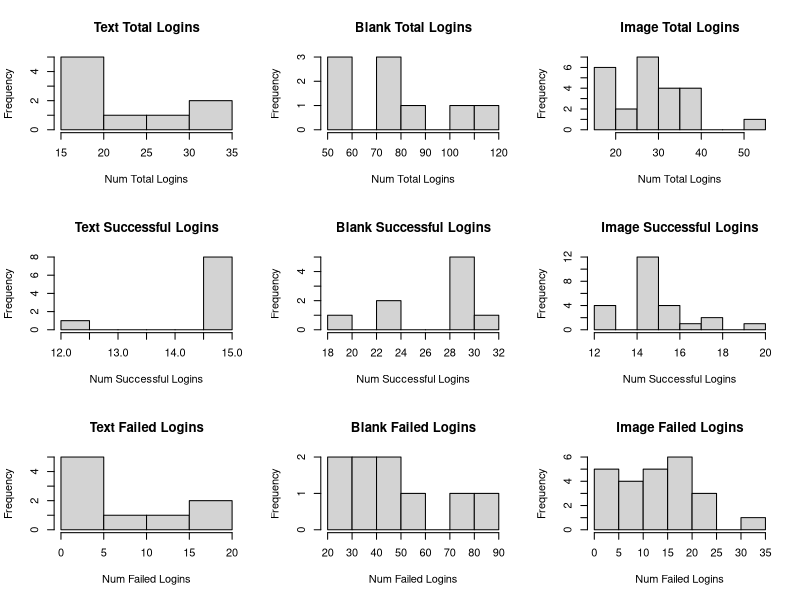
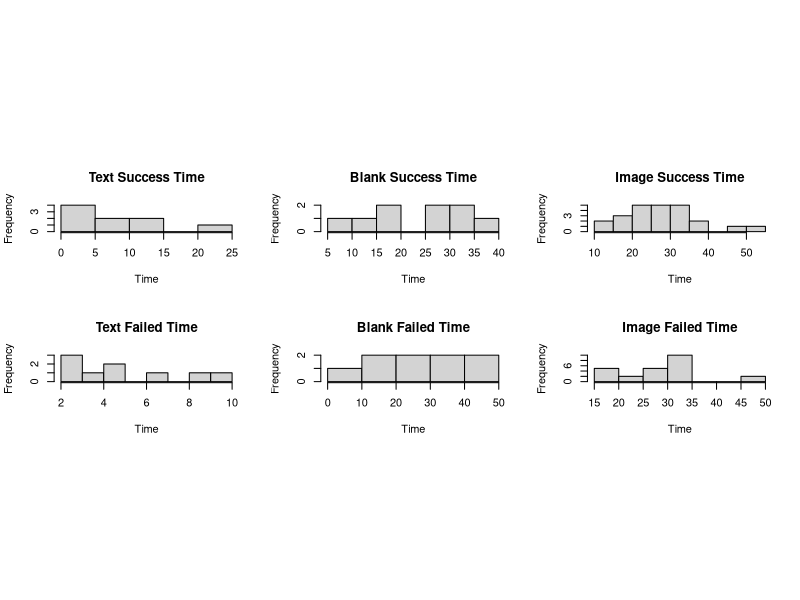
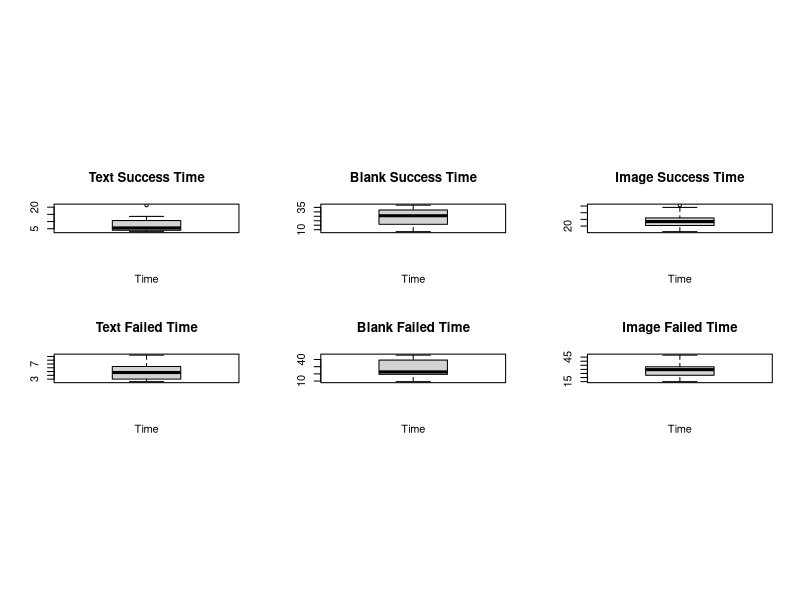

These charts were generated, in order, by the following R code:
# Read in the data
data = read.csv("./data/parsed_data.csv")

# Seperate data by scheme
schemes = unique(data$scheme)


# Blank list of values
listVars = c()

# For each scheme type
for (s in schemes)
{
  # LOGIN NUMBER PROCESSING
  
  # Calculate statistics for Total Logins
  listVars = append(listVars, mean(data$totalLogin[data$scheme == s]))
  listVars = append(listVars, sd(data$totalLogin[data$scheme == s]))
  listVars = append(listVars, median(data$totalLogin[data$scheme == s]))
  
  # Calculate statistics for Successful Logins
  listVars = append(listVars, mean(data$successLogin[data$scheme == s]))
  listVars = append(listVars, sd(data$successLogin[data$scheme == s]))
  listVars = append(listVars, median(data$successLogin[data$scheme == s]))
  
  # Calculate statistics for Failed Logins
  listVars = append(listVars, mean(data$failLogin[data$scheme == s]))
  listVars = append(listVars, sd(data$failLogin[data$scheme == s]))
  listVars = append(listVars, median(data$failLogin[data$scheme == s]))
  
  
  # LOGIN TIME PROCESSING
  
  # Calculate statistics for Successful Login Times
  listVars = append(listVars, mean(data$successTime[data$scheme == s]))
  listVars = append(listVars, sd(data$successTime[data$scheme == s]))
  listVars = append(listVars, median(data$successTime[data$scheme == s]))
  
  # Calculate statistics for Failed Login Times
  listVars = append(listVars, mean(data$failTime[data$scheme == s]))
  listVars = append(listVars, sd(data$failTime[data$scheme == s]))
  listVars = append(listVars, median(data$failTime[data$scheme == s]))

} # END OF SCHEME LOOP

# Create the matrix
matrixVars = matrix(listVars, nrow = length(schemes), ncol = 15, byrow = TRUE)

# Name the matrix rows and columns
dimnames(matrixVars) = list(as.character(schemes), c("meanTotal","sdTotal","medianTotal","meanSuccess","sdSuccess","medianSuccess","meanFail","sdFail","medianFail","meanSuccessTime","sdSuccessTime","medianSuccessTime","meanFailTime","sdFailTime","medianFailTime"))

write.csv(matrixVars, file="./data/stats.csv")



# Now let's do the GRAPHS!!!!!!!!!!!
pdf(file="./data/all_graphs.pdf", paper="letter", height=10)

# Make Graphs for Total Logins
par(mfrow=c(3,length(schemes)))
for (s in schemes)
{
  hist(data$totalLogin[data$scheme == s], main=paste(as.character(s), "Total Logins"), xlab="Num Total Logins")
}

# Make Graphs for Successful Logins
for (s in schemes)
{
  hist(data$successLogin[data$scheme == s], main=paste(as.character(s), "Successful Logins"), xlab="Num Successful Logins")
}

# Make Graphs for Falied Logins
for (s in schemes)
{
  hist(data$failLogin[data$scheme == s], main=paste(as.character(s), "Failed Logins"), xlab="Num Failed Logins")
}
#readline("next?")



# LOGIN TIME PROCESSING HISTOGRAMS

# Make Graphs for Successful Login Times
#par(mfrow=c(2,length(schemes)))
layout(matrix(c(0,0,0, 1,2,3, 4,5,6, 0,0,0), nrow = 4, ncol = 3, byrow = TRUE))
for (s in schemes)
{
  hist(data$successTime[data$scheme == s], main=paste(as.character(s), "Success Time"), xlab="Time")
}

# Make Graphs for Failed Login Times
for (s in schemes)
{
  hist(data$failTime[data$scheme == s], main=paste(as.character(s), "Failed Time"), xlab="Time")
}
#readline("next?")

# LOGIN TIME PROCESSING BOXPLOTS

# Make Graphs for Successful Login Times
#par(mfrow=c(2,length(schemes)))
layout(matrix(c(0,0,0, 1,2,3, 4,5,6, 0,0,0), nrow = 4, ncol = 3, byrow = TRUE))
for (s in schemes)
{
  boxplot(data$successTime[data$scheme == s], main=paste(as.character(s), "Success Time"), xlab="Time")
}

# Make Graphs for Failed Login Times
for (s in schemes)
{
  boxplot(data$failTime[data$scheme == s], main=paste(as.character(s), "Failed Time"), xlab="Time")
}

# Finish the PDF
dev.off()

